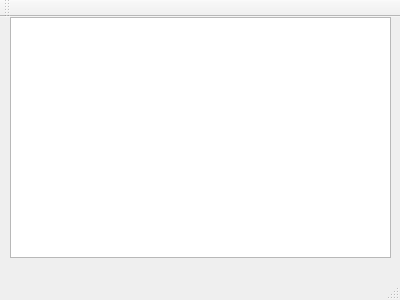
<?xml version="1.0" encoding="UTF-8"?>
<ui version="4.0">
 <class>Clock</class>
 <widget class="QMainWindow" name="Clock">
  <property name="geometry">
   <rect>
    <x>0</x>
    <y>0</y>
    <width>400</width>
    <height>300</height>
   </rect>
  </property>
  <property name="windowTitle">
   <string>Clock</string>
  </property>
  <widget class="QWidget" name="centralWidget">
   <widget class="QGraphicsView" name="graphicsView">
    <property name="geometry">
     <rect>
      <x>10</x>
      <y>0</y>
      <width>381</width>
      <height>241</height>
     </rect>
    </property>
   </widget>
  </widget>
  <widget class="QMenuBar" name="menuBar">
   <property name="geometry">
    <rect>
     <x>0</x>
     <y>0</y>
     <width>400</width>
     <height>29</height>
    </rect>
   </property>
  </widget>
  <widget class="QToolBar" name="mainToolBar">
   <attribute name="toolBarArea">
    <enum>TopToolBarArea</enum>
   </attribute>
   <attribute name="toolBarBreak">
    <bool>false</bool>
   </attribute>
  </widget>
  <widget class="QStatusBar" name="statusBar"/>
 </widget>
 <layoutdefault spacing="6" margin="11"/>
 <resources/>
 <connections/>
</ui>
